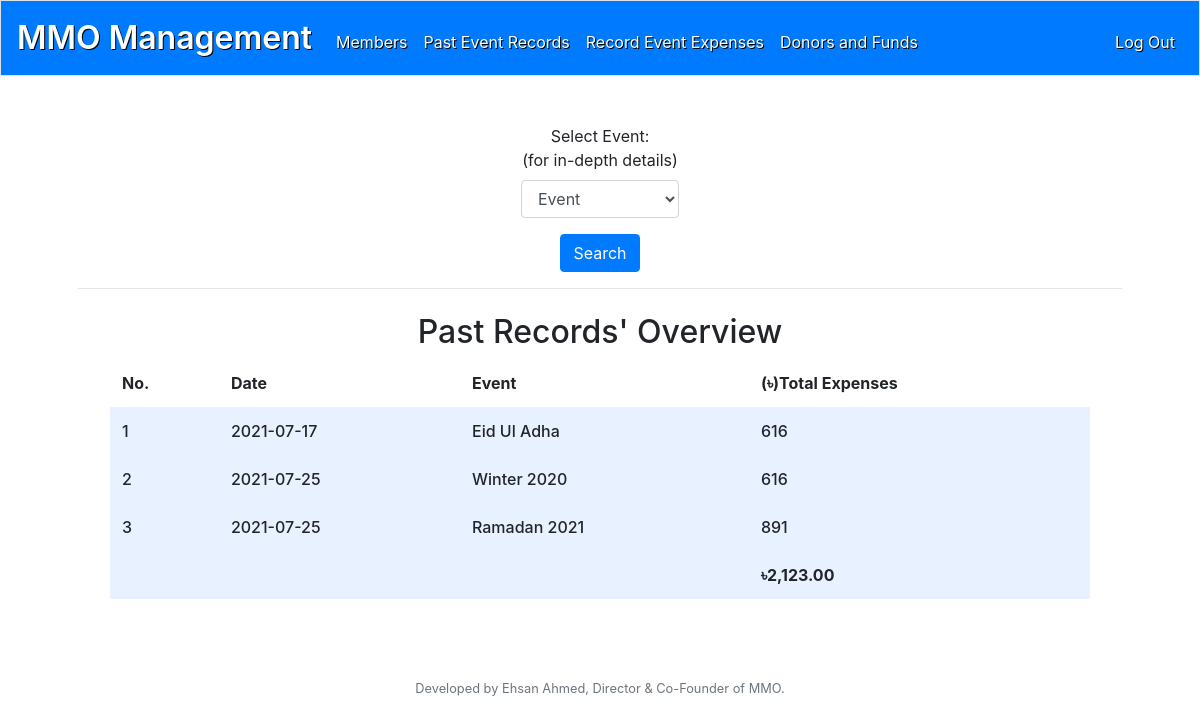
The app's page /past (signed in) with its own data.
### tables this page shows
CREATE TABLE events (id INTEGER, event TEXT, date DATE, total NUMERIC, PRIMARY KEY(id));

### application.py (the view)
@app.route("/past", methods=["GET", "POST"])
@login_required
def past():
    if request.method == "POST":
        vent = db.execute("SELECT event FROM events")
        buff = []
        for i in range(len(vent)):
            buff.append(vent[i]['event'])
        if request.form.get('event') in buff:
            rows = db.execute('SELECT * FROM expenses WHERE event = ?', request.form.get("event"))
            for i in range(len(rows)):
                rows[i]['id'] = i + 1
            total = 0.0
            for j in range(len(rows)):
                total = total + float(rows[j]['amount'])
            return render_template('indepth.html', rows=rows, total=bdt(total), event=rows[0]['event'], date=rows[0]['date'])
        else:
            return apology("Invalid Submission")
    else:
        vent = db.execute("SELECT event FROM events")
        events = db.execute("SELECT * FROM events")
        total = 0.0
        for i in range(len(events)):
            total = total + float(events[i]['total'])
        total = bdt(total)
        return render_template("past.html", vent=vent, events=events, total=total)

### application.py (called while the page is built)
@app.after_request
def after_request(response):
    response.headers["Cache-Control"] = "no-cache, no-store, must-revalidate"
    response.headers["Expires"] = 0
    response.headers["Pragma"] = "no-cache"
    return response

### helpers.py (called while the page is built)
def login_required(f):
    @wraps(f)
    def decorated_function(*args, **kwargs):
        if session.get("user_id") is None:
            return redirect("/login")
        return f(*args, **kwargs)
    return decorated_function

def bdt(value):
    return f"৳{value:,.2f}"

### templates/past.html (shortened to what this page needs)
{% extends "layout.html" %}
{% block main %}
    <form action="/past" method="post">
        <div class="form-group">
            <label for="event_name">Select Event:<br>(for in-depth details)</label><br>
            <select id="event" class="form-control" name="event" required>
                <option disabled selected value="">Event</option>
            </select>
        </div>
        <button class="btn btn-primary" type="submit">Search</button>
    </form>
    <hr>
    <div class="section">
        <table class="pasttab">
            <thead>
                <tr>
                    <h2>Past Records' Overview</h2>
                </tr>
                <tr>
                    <th>No.</th>
                    <th>Date</th>
                    <th>Event</th>
                    <th>(৳)Total Expenses</th>
                </tr>
            </thead>
            <tbody>
                    {% for events in events %}
                            <tr>
                                <td>{{ events.id }}</td>
                                <td>{{ events.date }}</td>
                                <td>{{ events.event }}</td>
                                <td>{{ events.total }}</td>
                            </tr>
                    {% endfor %}
                    <tr>
                        <td></td>
                        <td></td>
                        <td></td>
                        {% if total %}
                        <td><b>{{ total }}</b></td>
                        {% endif %}
                    </tr>
            </tbody>
        </table>
    </div>
{% endblock %}

### static/styles.css (style rules this page uses)
main .form-control { display: inline-block; width: auto; }
table { background-color: transparent; margin-bottom: 1rem; width: 100%; }
table th { padding: 0.75rem; vertical-align: middle; text-align: center; }
table td { padding: 0.75rem; vertical-align: middle; text-align: left; font-weight: 500; }
tbody tr { background-color: rgb(179, 208, 255, 0.3) }
.section { padding-bottom: 1rem; padding-left: 2rem; padding-right: 2rem; padding-top: 0.5rem; }
.pasttab th { text-align: left; }

### records on screen
events: id "1", date "2021-07-17", event "Eid Ul Adha", total "616"
events: id "2", date "2021-07-25", event "Winter 2020", total "616"
events: id "3", date "2021-07-25", event "Ramadan 2021", total "891"

### other values on screen
{{ total }} "৳2,123.00"
